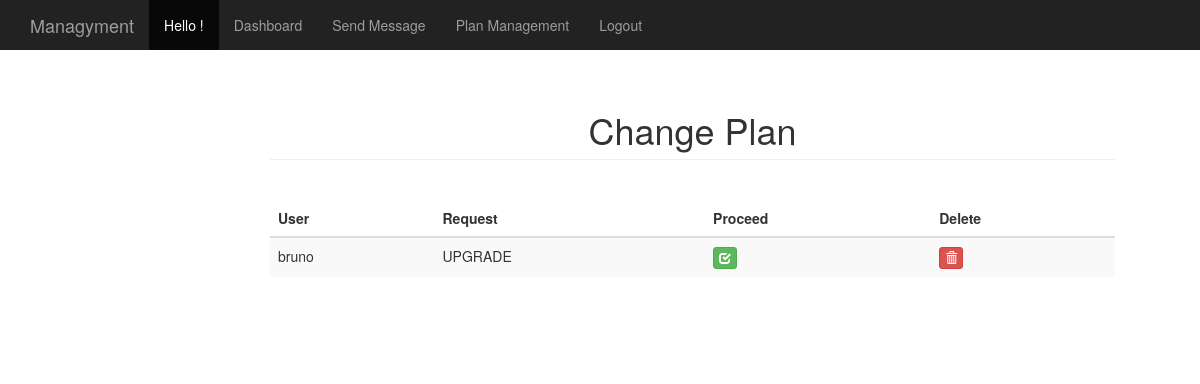
The app's page /plan_manage/ (signed in), older data.
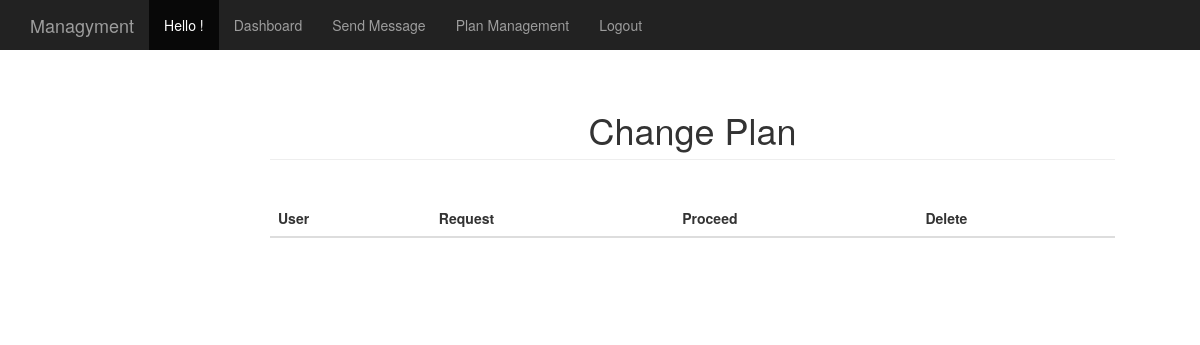
The same page, newer data.
### gym_app/models.py (models this page shows)
class Message(models.Model):
    sbj = models.CharField(max_length=50)
    body = models.TextField(max_length = 500)
    src = models.CharField(max_length=50)

### gym_app/views.py (the view)
# urls.py: url(r'^plan_manage/', plan_manage),
@login_required
@permission_required('auth.permission.is_admin', login_url='/permission_denied/')
def plan_manage(request):
    if request.user.is_superuser:
        group = 'admin'
    else:
        try:
            group = User.objects.get(username=request.user.username).groups.all()[0].name
        except:
            group = 'none'
    messages = MailBox.objects.get(owner = 'admin').messages.all()
    context = {'messages' : messages, 'group' : group}
    return render(request, 'gym_app/plan_manage.html', context)

### templates/gym_app/plan_manage.html (shortened to what this page needs)
{% extends 'base.html' %}
{% load staticfiles %}
{% block content%}
    <div class="container-fluid">
      <div class="row">
        <div class="col-sm-9 col-sm-offset-3 col-md-10 col-md-offset-2 main">
          <h1 class="page-header">Change Plan</h1><br>
          <div class="table-responsive">
            <table class="table table-striped">
              <thead>
                <tr>
                    <th>User</th>
                    <th>Request</th>
                    <th>Proceed</th>
                    <th align="left">Delete</th>
                </tr>
              </thead>
              <tbody>
                 {% for msg in messages %}
                        <tr>
                            <td align="left">{{msg.src}}</td>
                            <td align="left">{{msg.body}}</td>
                            <form method="post" action="/change_upgrade_downgrade/" enctype="multipart/form-data">
                                <td align="left"> <button  name ='change' type='submit' value='{{msg.src}}/{{msg.body}}/{{msg.id}}'class="btn btn-success btn-xs"><span class="glyphicon glyphicon-check"></span></button> </td>
                            </form>
                            <form method="post" action="/delete_plan_msg/" enctype="multipart/form-data">
                               <td align="left"> <button  name ='delete' type='submit' value='{{msg.id}}'class="btn btn-danger btn-xs"><span class="glyphicon glyphicon-trash"></span></button> </td>
                            </form>
                        </tr>
                {% endfor %}
              </tbody>
            </table>
          </div>
        </div>
      </div>
    </div>
{% endblock %}

### templates/base.html (shortened to what this page needs)
<!DOCTYPE html>
{% load staticfiles %}
<html lang="en">
  <head>
    <link href="{% static "css/bootstrap.min.css" %}" rel="stylesheet">
    <link href="{% static "css/starter-template.css" %}" rel="stylesheet">
    <link href="{% static "css/dashboard.css" %}" rel="stylesheet">
  </head>
  <body>
    <nav class="navbar navbar-inverse navbar-fixed-top">
      <div class="container">
        <div class="navbar-header">
          <a class="navbar-brand" href="/index">Managyment</a>
        </div>
        <div id="navbar" class="collapse navbar-collapse">
          <ul class="nav navbar-nav">
            {% if user.is_authenticated %}
              <li class="active"><a href="/index">Hello {{ user.first_name }}!</a></li>
                {% if group == 'admin' %}
                  <li><a href="/admin/">Dashboard</a></li>
                  <li><a href="/members">Send Message</a></li>
                  <li><a href="/plan_manage">Plan Management</a></li>
                  <li><a href="/logout/">Logout</a></li>
                {% endif %}
            {% else %}
              <li class="active"><a href="/index">Home</a></li>
              <li><a href="/register/">Register Here</a></li>
              <li><a href="/login/">Login</a></li>
            {% endif %}
          </ul>
        </div>
      </div>
    </nav>
    <div class="container">
      <div class="starter-template">
        {% block content %}
        {% endblock %}
      </div>
    </div>
  </body>
</html>

### static/css/starter-template.css (style rules this page uses)
body { padding-top: 50px; }
.starter-template { padding: 40px 15px; text-align: center; }

### static/css/dashboard.css (style rules this page uses)
body { padding-top: 50px; }
.navbar-fixed-top { border: 0; }
.main { padding: 20px; }
@media (min-width: 768px) { .main { padding-right: 40px; padding-left: 40px; } }
.main .page-header { margin-top: 0; }

Row changes from the older to the newer data that the page shows:
removed Message: src "bruno", body "UPGRADE", {{ msg.id }} 18 (drawn)
